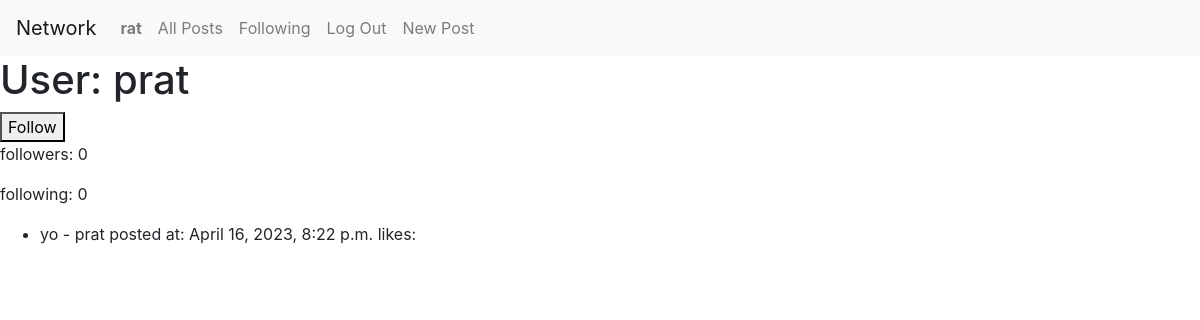
Screenshot of /profile/1/ (signed in) with the database file from the repository.
### network/models.py (models this page shows)
class User(AbstractUser):
    following = models.ManyToManyField('self', blank=True, symmetrical=False, related_name='followers')
    followers_count = models.IntegerField(default=0)
    following_count = models.IntegerField(default=0)

class Post(models.Model):
    content = models.TextField()
    author = models.ForeignKey(User, on_delete=models.CASCADE)
    created_at = models.DateTimeField(auto_now_add = True)
    liked_by = models.ManyToManyField(User, related_name='liked_posts')
    dislikes = models.IntegerField(default=0)

### network/views.py (the view)
# urls.py: path('profile/<int:user_id>/', views.profile, name='profile'),
def profile(request, user_id):
        user = User.objects.get(id=user_id)
        posts = Post.objects.filter(author=user)
        following_usernames = request.user.following.all().values_list('username', flat=True)
        print(following_usernames)
        return render(request, 'network/profile.html', {'posts':posts, 'username':user.username, 'followers_count':user.followers_count, 'following_count':user.following_count, 'following':following_usernames, 'author_id':user.id})

### network/templates/network/profile.html (shortened to what this page needs)
{% extends "network/layout.html" %}
{% block body %}
    <h1>User: {{username}}</h1>
    {% if username in following %}
    <p>You are already following {{ username }}!</p>
    <form method="post" action="{% url 'follow' author_id %}">
        {% csrf_token %}
        <button type="submit">Unfollow</button>
    </form>
    {% elif username != user.username %}
    <form method="post" action="{% url 'follow' author_id %}">
        <button type="submit">Follow</button>
    </form>
{% endif %}
    <p>followers: {{followers_count}}</p>
    <p>following: {{following_count}}</p>
    {% if posts %}
    <ul>
        {% for post in posts %}
            <li>
                <div id="post-content-{{ post.id }}">
                    {{ post.content }} - {{ post.author.username }} posted at: {{post.created_at}} likes: {{post.likes}}
                </div>
            </li>
        {% endfor %}
    </ul>
    {% else %}
    <p>No posts found.</p>
    {% endif %}
 {% endblock %}

### network/templates/network/layout.html (shortened to what this page needs)
{% load static %}
<!DOCTYPE html>
<html lang="en">
    <head>
        <link rel="stylesheet" href="https://stackpath.bootstrapcdn.com/bootstrap/4.4.1/css/bootstrap.min.css">
        <link href="{% static 'network/styles.css' %}" rel="stylesheet">
    </head>
    <body>
        <nav class="navbar navbar-expand-lg navbar-light bg-light">
            <a class="navbar-brand" href="#">Network</a>
            <div>
              <ul class="navbar-nav mr-auto">
                {% if user.is_authenticated %}
                    <li class="nav-item">
                        <a class="nav-link" href="{% url 'profile' user.id%}"><strong>{{ user.username }}</strong></a>
                    </li>
                {% endif %}
                <li class="nav-item">
                  <a class="nav-link" href="{% url 'index' %}">All Posts</a>
                </li>
                {% if user.is_authenticated %}
                    <li class="nav-item">
                        <a class="nav-link" href="{% url 'following' %}">Following</a>
                    </li>
                    <li class="nav-item">
                        <a class="nav-link" href="{% url 'logout' %}">Log Out</a>
                    </li>
                    <li>
                        <a class="nav-link" href="{% url 'newPost' %}">New Post</a>
                    </li>
                {% endif %}
              </ul>
            </div>
          </nav>
        <div class="body">
            {% block body %}
            {% endblock %}
        </div>
    </body>
</html>

### rows the page displays
User: username "rat"
User: username "prat"
Post: content "yo", author.username "prat", created_at "April 16, 2023, 8:22 p.m."

### other values shown
{{ followers_count }} "0"
{{ following_count }} "0"
